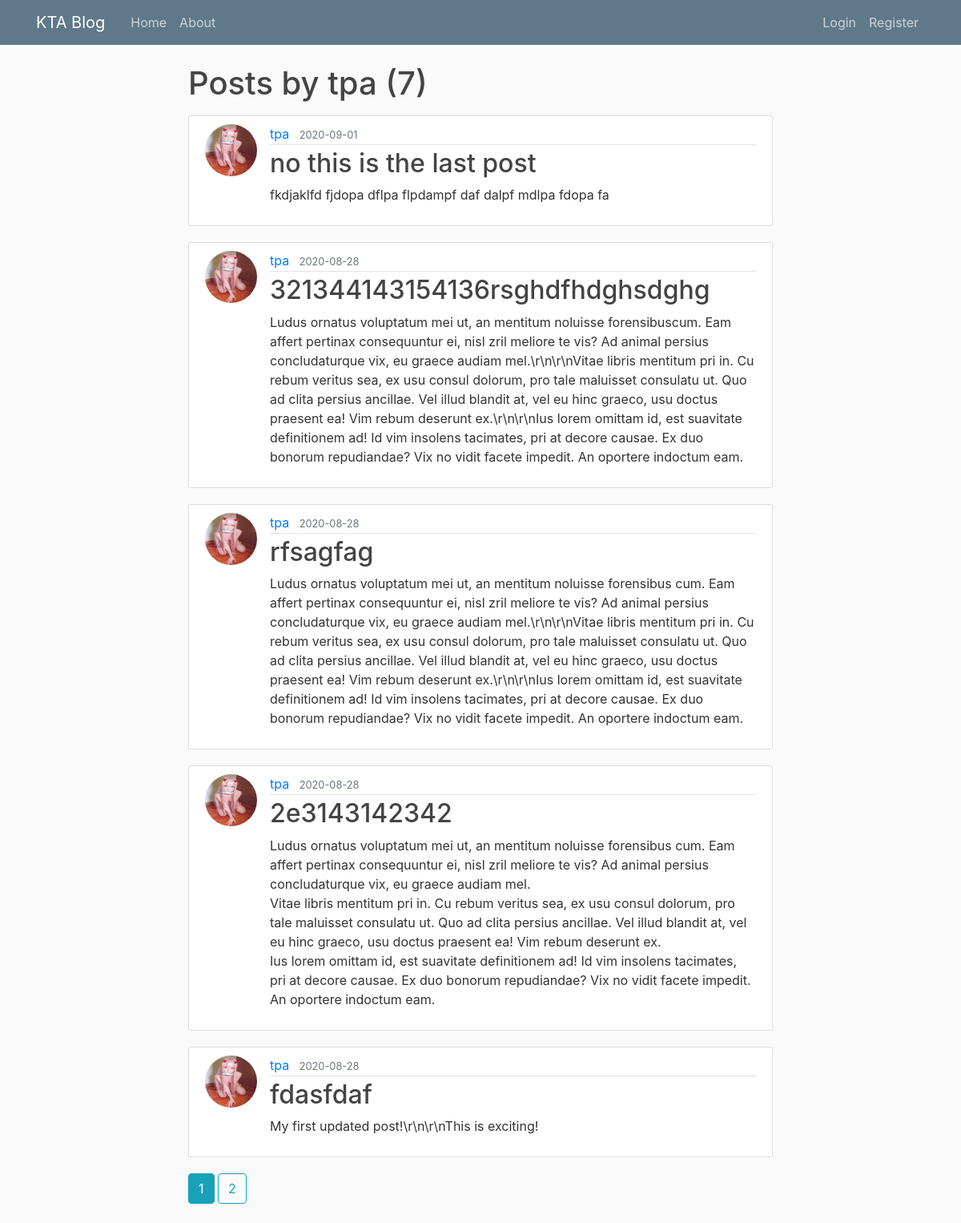
Page /user/tpa on the committed database.
### flaskblog/model.py (models this page shows, shortened)
class User(db.Model, UserMixin):
    id = db.Column(db.Integer, primary_key=True)
    username = db.Column(db.String(20), unique=True, nullable=False)
    email = db.Column(db.String(120), unique=True, nullable=False)
    image_file = db.Column(db.String(20), nullable=False, default='default.jpg')
    password = db.Column(db.String(60), nullable=False)
    posts = db.relationship('Post', backref='author', lazy=True)

class Post(db.Model):
    id = db.Column(db.Integer, primary_key=True)
    title = db.Column(db.String(100), nullable=False)
    date_posted = db.Column(db.DateTime, nullable=False, default=datetime.utcnow)
    content = db.Column(db.Text, nullable=False)
    user_id = db.Column(db.Integer, db.ForeignKey('user.id'), nullable=False)

### flaskblog/users/route.py (the view)
@users.route('/user/<string:username>')
def user_posts(username):
    page = request.args.get('page', 1, type=int)
    user = User.query.filter_by(username=username).first_or_404()
    posts = Post.query.filter_by(author=user)\
        .order_by(Post.date_posted.desc())\
        .paginate(page=page, per_page=5)
    return render_template('user_posts.html', posts=posts, user=user)

### flaskblog/templates/user_posts.html
{% extends "base.html" %}
{% block body %}
    <h1 class="mb-3">Posts by {{ user.username }} ({{ posts.total }})</h1>
    {% for post in posts.items %}
        <article class="media content-section">
          <img class="rounded-circle article-img" src="{{ url_for('static', filename='profile_pics/' + post.author.image_file) }}">
          <div class="media-body">
            <div class="article-metadata">
              <a class="mr-2" href="{{ url_for('users.user_posts', username=post.author.username) }}">{{ post.author.username }}</a>
              <small class="text-muted">{{ post.date_posted.strftime('%Y-%m-%d') }}</small>
            </div>
            <h2><a class="article-title" href="{{ url_for('posts.post', post_id=post.id) }}">{{ post.title }}</a></h2>
            <p class="article-content">{{ post.content }}</p>
          </div>
        </article>
    {% endfor %}
    {% for page_num in posts.iter_pages(left_edge=1, right_edge=1, left_current=1, right_current=2) %}
      {% if page_num %}
        {% if posts.page == page_num %}
          <a class="btn btn-info mb-4" href="{{ url_for('users.user_posts', username=user.username, page=page_num) }}">{{ page_num }}</a>
        {% else %}
          <a class="btn btn-outline-info mb-4" href="{{ url_for('users.user_posts', username=user.username, page=page_num) }}">{{ page_num }}</a>
        {% endif %}
      {% else %}
        .....
      {% endif %}
    {% endfor %}
{% endblock %}

### flaskblog/static/main.css (style rules this page uses)
body { background: #fafafa; color: #333333; margin-top: 5rem; }
h1, h2, h3, h4, h5, h6 { color: #444444; }
.content-section { background: #ffffff; padding: 10px 20px; border: 1px solid #dddddd; border-radius: 3px; margin-bottom: 20px; }
.article-title { color: #444444; }
.article-content { white-space: pre-line; }
.article-img { height: 65px; width: 65px; margin-right: 16px; }
.article-metadata { padding-bottom: 1px; margin-bottom: 4px; border-bottom: 1px solid #e3e3e3 }

### rows in the picture
User: username "tpa"
Post: image_file (picture), author.username "tpa", date_posted "2020-09-01", title "no this is the last post", content "fkdjaklfd fjdopa dflpa flpdampf daf dalpf mdlpa fdopa fa"
Post: image_file (picture), author.username "tpa", date_posted "2020-08-28", title "321344143154136rsghdfhdghsdghg", content "Ludus ornatus voluptatum mei ut, an mentitum noluisse forensibuscum. Eam affert pertinax consequuntur ei, nisl zril meliore te vis? Ad animal persius concludaturque vix, eu graece audiam mel.\\r\\n\\r\\nVitae libris mentitum pri in. Cu rebum veritus sea, ex usu consul dolorum, pro tale maluisset consulatu ut. Quo ad clita persius ancillae. Vel illud blandit at, vel eu hinc graeco, usu doctus praesent ea! Vim rebum deserunt ex.\\r\\n\\r\\nIus lorem omittam id, est suavitate definitionem ad! Id vim insolens tacimates, pri at decore causae. Ex duo bonorum repudiandae? Vix no vidit facete impedit. An oportere indoctum eam."
Post: image_file (picture), author.username "tpa", date_posted "2020-08-28", title "rfsagfag", content "Ludus ornatus voluptatum mei ut, an mentitum noluisse forensibus cum. Eam affert pertinax consequuntur ei, nisl zril meliore te vis? Ad animal persius concludaturque vix, eu graece audiam mel.\\r\\n\\r\\nVitae libris mentitum pri in. Cu rebum veritus sea, ex usu consul dolorum, pro tale maluisset consulatu ut. Quo ad clita persius ancillae. Vel illud blandit at, vel eu hinc graeco, usu doctus praesent ea! Vim rebum deserunt ex.\\r\\n\\r\\nIus lorem omittam id, est suavitate definitionem ad! Id vim insolens tacimates, pri at decore causae. Ex duo bonorum repudiandae? Vix no vidit facete impedit. An oportere indoctum eam."
Post: image_file (picture), author.username "tpa", date_posted "2020-08-28", title "2e3143142342", content "Ludus ornatus voluptatum mei ut, an mentitum noluisse forensibus cum. Eam affert pertinax consequuntur ei, nisl zril meliore te vis? Ad animal persius concludaturque vix, eu graece audiam mel. Vitae libris mentitum pri in. Cu rebum veritus sea, ex usu consul dolorum, pro tale maluisset consulatu ut. Quo ad clita persius ancillae. Vel illud blandit at, vel eu hinc graeco, usu doctus praesent ea! Vim rebum deserunt ex. Ius lorem omittam id, est suavitate definitionem ad! Id vim insolens tacimates, pri at decore causae. Ex duo bonorum repudiandae? Vix no vidit facete impedit. An oportere indoctum eam."
Post: image_file (picture), author.username "tpa", date_posted "2020-08-28", title "fdasfdaf", content "My first updated post!\\r\\n\\r\\nThis is exciting!"

### other values in the picture
{{ posts.total }} "7"
{{ page_num }} "1"
{{ page_num }} "2"
